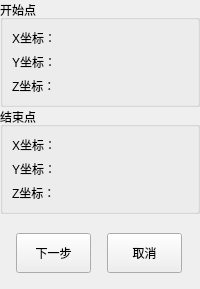
      <widget class="QWidget" name="page_4">
       <layout class="QGridLayout" name="gridLayout_8">
        <property name="leftMargin">
         <number>0</number>
        </property>
        <property name="topMargin">
         <number>0</number>
        </property>
        <property name="rightMargin">
         <number>0</number>
        </property>
        <property name="spacing">
         <number>0</number>
        </property>
        <item row="0" column="0" colspan="2">
         <widget class="QGroupBox" name="groupBox_4">
          <property name="sizePolicy">
           <sizepolicy hsizetype="Expanding" vsizetype="Preferred">
            <horstretch>0</horstretch>
            <verstretch>0</verstretch>
           </sizepolicy>
          </property>
          <property name="title">
           <string>开始点</string>
          </property>
          <layout class="QGridLayout" name="gridLayout_7">
           <item row="0" column="0">
            <widget class="QLabel" name="label_28">
             <property name="maximumSize">
              <size>
               <width>50</width>
               <height>20</height>
              </size>
             </property>
             <property name="text">
              <string>X坐标：</string>
             </property>
            </widget>
           </item>
           <item row="0" column="1">
            <widget class="QLabel" name="WireStartX">
             <property name="sizePolicy">
              <sizepolicy hsizetype="Expanding" vsizetype="Preferred">
               <horstretch>0</horstretch>
               <verstretch>0</verstretch>
              </sizepolicy>
             </property>
             <property name="maximumSize">
              <size>
               <width>16777215</width>
               <height>20</height>
              </size>
             </property>
             <property name="text">
              <string/>
             </property>
            </widget>
           </item>
           <item row="1" column="0">
            <widget class="QLabel" name="label_29">
             <property name="text">
              <string>Y坐标：</string>
             </property>
            </widget>
           </item>
           <item row="1" column="1">
            <widget class="QLabel" name="WireStartY">
             <property name="sizePolicy">
              <sizepolicy hsizetype="Expanding" vsizetype="Preferred">
               <horstretch>0</horstretch>
               <verstretch>0</verstretch>
              </sizepolicy>
             </property>
             <property name="maximumSize">
              <size>
               <width>16777215</width>
               <height>20</height>
              </size>
             </property>
             <property name="text">
              <string/>
             </property>
            </widget>
           </item>
           <item row="2" column="0">
            <widget class="QLabel" name="label_30">
             <property name="text">
              <string>Z坐标：</string>
             </property>
            </widget>
           </item>
           <item row="2" column="1">
            <widget class="QLabel" name="WireStartZ">
             <property name="maximumSize">
              <size>
               <width>16777215</width>
               <height>20</height>
              </size>
             </property>
             <property name="text">
              <string/>
             </property>
            </widget>
           </item>
          </layout>
         </widget>
        </item>
        <item row="4" column="0" colspan="2">
         <widget class="QWidget" name="widget_3" native="true">
          <property name="minimumSize">
           <size>
            <width>0</width>
            <height>50</height>
           </size>
          </property>
          <property name="maximumSize">
           <size>
            <width>16777215</width>
            <height>50</height>
           </size>
          </property>
          <layout class="QHBoxLayout" name="horizontalLayout_3">
           <property name="spacing">
            <number>0</number>
           </property>
           <property name="margin">
            <number>0</number>
           </property>
           <item>
            <widget class="QPushButton" name="pushButton_8">
             <property name="minimumSize">
              <size>
               <width>75</width>
               <height>40</height>
              </size>
             </property>
             <property name="maximumSize">
              <size>
               <width>75</width>
               <height>40</height>
              </size>
             </property>
             <property name="text">
              <string>下一步</string>
             </property>
            </widget>
           </item>
           <item>
            <widget class="QPushButton" name="pushButton_9">
             <property name="minimumSize">
              <size>
               <width>75</width>
               <height>40</height>
              </size>
             </property>
             <property name="maximumSize">
              <size>
               <width>75</width>
               <height>40</height>
              </size>
             </property>
             <property name="text">
              <string>取消</string>
             </property>
            </widget>
           </item>
          </layout>
         </widget>
        </item>
        <item row="3" column="0" colspan="2">
         <widget class="QLabel" name="label_4">
          <property name="text">
           <string/>
          </property>
         </widget>
        </item>
        <item row="2" column="0">
         <widget class="QGroupBox" name="groupBox_3">
          <property name="sizePolicy">
           <sizepolicy hsizetype="Expanding" vsizetype="Preferred">
            <horstretch>0</horstretch>
            <verstretch>0</verstretch>
           </sizepolicy>
          </property>
          <property name="title">
           <string>结束点</string>
          </property>
          <layout class="QGridLayout" name="gridLayout_6">
           <item row="0" column="0">
            <widget class="QLabel" name="label_25">
             <property name="maximumSize">
              <size>
               <width>50</width>
               <height>20</height>
              </size>
             </property>
             <property name="text">
              <string>X坐标：</string>
             </property>
            </widget>
           </item>
           <item row="0" column="1">
            <widget class="QLabel" name="WireEndX">
             <property name="sizePolicy">
              <sizepolicy hsizetype="Expanding" vsizetype="Preferred">
               <horstretch>0</horstretch>
               <verstretch>0</verstretch>
              </sizepolicy>
             </property>
             <property name="maximumSize">
              <size>
               <width>16777215</width>
               <height>20</height>
              </size>
             </property>
             <property name="text">
              <string/>
             </property>
            </widget>
           </item>
           <item row="1" column="0">
            <widget class="QLabel" name="label_26">
             <property name="text">
              <string>Y坐标：</string>
             </property>
            </widget>
           </item>
           <item row="1" column="1">
            <widget class="QLabel" name="WireEndY">
             <property name="sizePolicy">
              <sizepolicy hsizetype="Expanding" vsizetype="Preferred">
               <horstretch>0</horstretch>
               <verstretch>0</verstretch>
              </sizepolicy>
             </property>
             <property name="maximumSize">
              <size>
               <width>16777215</width>
               <height>20</height>
              </size>
             </property>
             <property name="text">
              <string/>
             </property>
            </widget>
           </item>
           <item row="2" column="0">
            <widget class="QLabel" name="label_27">
             <property name="text">
              <string>Z坐标：</string>
             </property>
            </widget>
           </item>
           <item row="2" column="1">
            <widget class="QLabel" name="WireEndZ">
             <property name="maximumSize">
              <size>
               <width>16777215</width>
               <height>20</height>
              </size>
             </property>
             <property name="text">
              <string/>
             </property>
            </widget>
           </item>
          </layout>
         </widget>
        </item>
       </layout>
      </widget>
